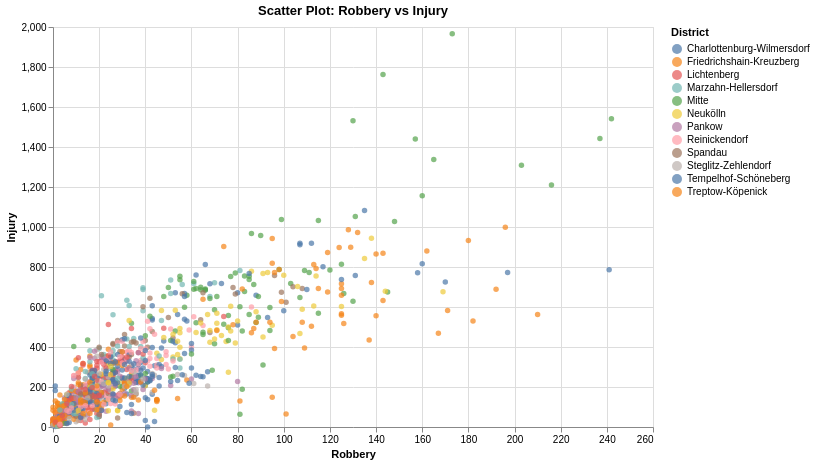

Write a Vega-Lite specification for this figure.
### Vega-Lite specification from a JSON file in a GitHub repository (floating-point values rounded to 4 significant figures; data arrays with more than 128 entries replaced by an {"elided": "..."} marker saying what was removed)
{"$schema": "https://vega.github.io/schema/vega-lite/v5.json", "title": "Scatter Plot: Robbery vs Injury", "width": 600, "height": 400, "data": {"values": {"elided": "1200 records"}}, "mark": {"type": "point", "filled": true, "opacity": 0.7}, "encoding": {"x": {"field": "Robbery", "type": "quantitative", "scale": {}}, "y": {"field": "Injury", "type": "quantitative", "scale": {}}, "color": {"field": "District", "type": "nominal"}, "tooltip": [{"field": "Robbery", "type": "quantitative"}, {"field": "Injury", "type": "quantitative"}, {"field": "District", "type": "nominal"}]}, "transform": [], "params": []}
